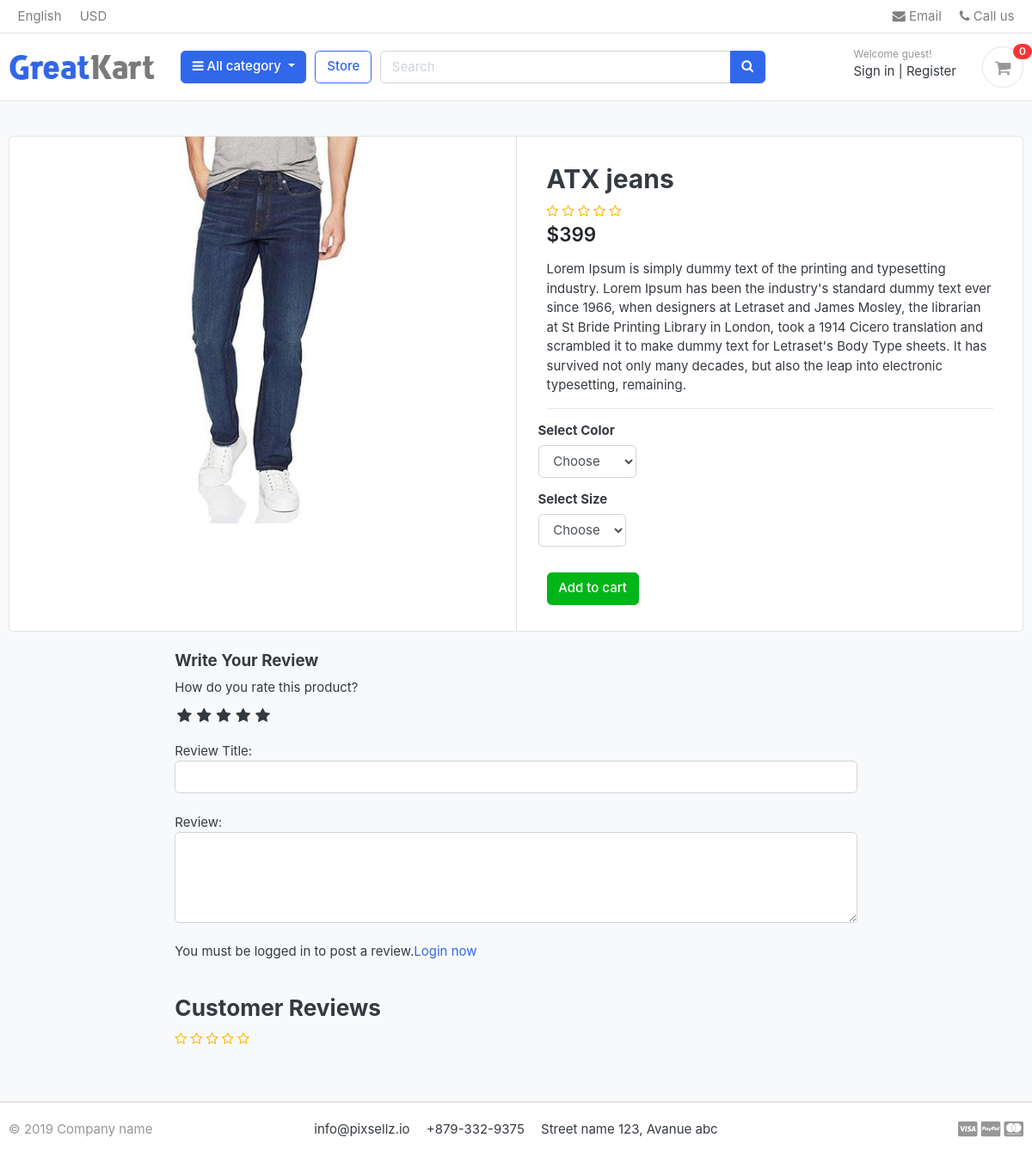
/store/category/jeans/atx-jeans/, run on an earlier commit of the app's database.
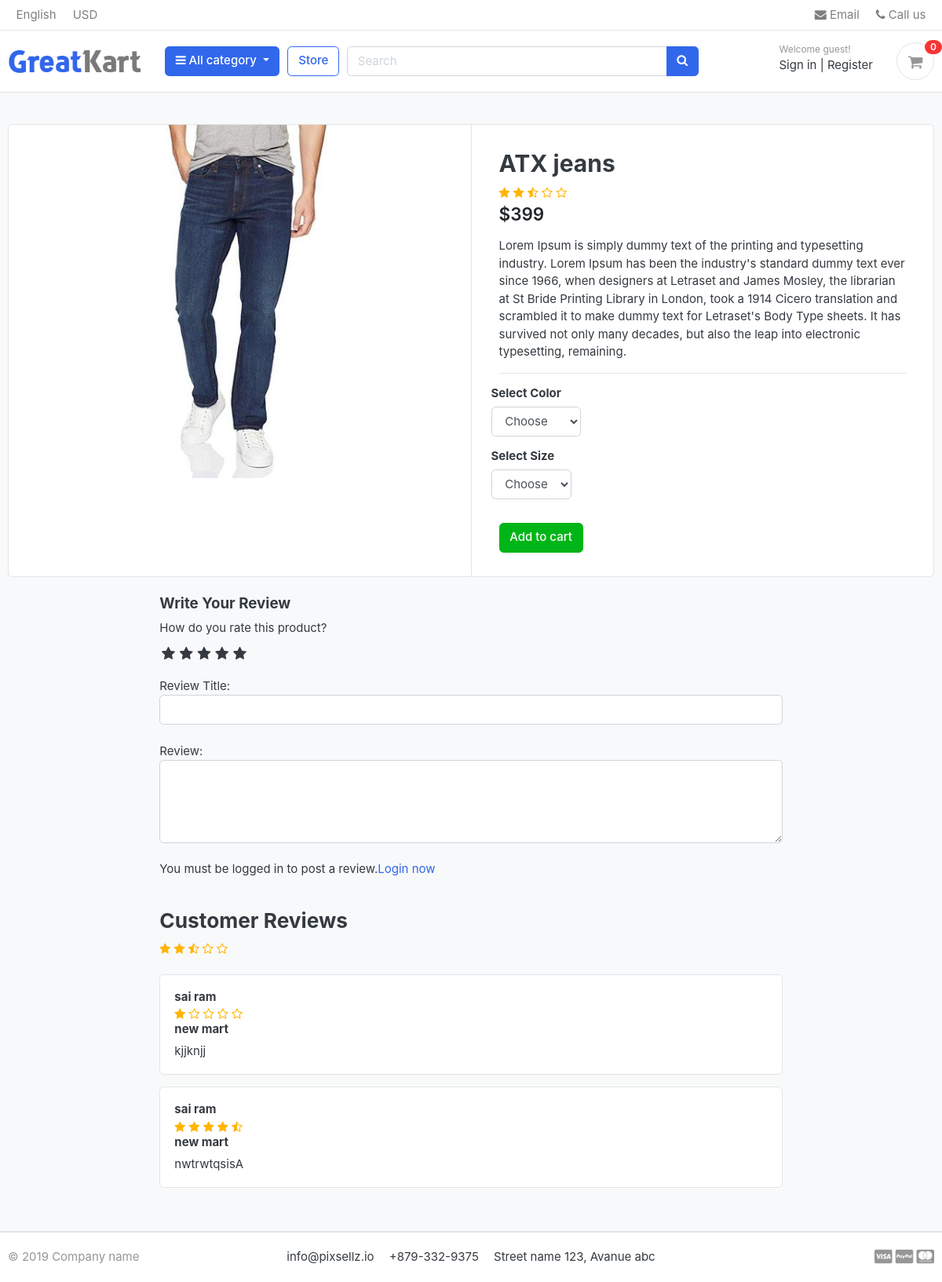
And on a later commit of the database.
### store/models.py (models this page shows, shortened)
class Product(models.Model):
    product_name = models.CharField(max_length=200, unique= True)
    slug = models.SlugField(max_length=230, unique= True)
    description  = models.TextField(max_length=500, blank= True)
    price = models.IntegerField()
    image = models.ImageField(upload_to='photos/categories')
    stock = models.IntegerField()
    is_available = models.BooleanField(default=True)
    category = models.ForeignKey(Category, on_delete=models.CASCADE)
    created_date = models.DateTimeField(auto_now_add=True)
    modified_date = models.DateTimeField(auto_now=True)
    def averageReview(self):
        reviews = ReviewRating.objects.filter(product=self,status =True).aggregate(average=Avg('rating'))
        avg=0
        if reviews['average'] is not None:
            avg = float(reviews['average'])
        return  avg

class ReviewRating(models.Model):
    product = models.ForeignKey(Product, on_delete=models.CASCADE)
    user = models.ForeignKey(Account,on_delete=models.CASCADE)
    subject = models.CharField(max_length=100, blank= True)
    review = models.TextField(max_length=700, blank=True)
    rating= models.FloatField()
    ip = models.CharField(max_length=20,blank=True)
    status = models.BooleanField(default=True)
    created_at = models.DateTimeField(auto_now_add = True)
    updated_at = models.DateTimeField(auto_now = True)

### accounts/models.py (models this page shows, shortened)
class Account(AbstractBaseUser):
    first_name=models.CharField(max_length=50)
    last_name=models.CharField(max_length=50)
    username = models.CharField(max_length=50, unique=True)
    email = models.EmailField(max_length=100, unique=True)
    phone_number = models.CharField(max_length=50)
    date_joined = models.DateTimeField(auto_now_add=True)
    last_login = models.DateTimeField(auto_now_add=True)
    is_admin = models.BooleanField(default=False)
    is_staff = models.BooleanField(default=False)
    is_active = models.BooleanField(default=False)
    is_superadmin = models.BooleanField(default=False)
    USERNAME_FIELD = 'email'
    REQUIRED_FIELDS = ['username','first_name','last_name']
    objects = MyAccountManager()
    def fullname(self):
        return f'{self.first_name} {self.last_name}'

### store/views.py (the view)
# urls.py: path('category/<slug:category_slug>/<slug:product_slug>/',views.product_detail,name="product_detail"),
def product_detail(request,category_slug,product_slug ):
    try:
        single_product = Product.objects.get(category__slug=category_slug,slug=product_slug)
        in_cart = CartItem.objects.filter(cart__cart_id = _cart_id(request),product = single_product).exists()
    except Exception as e:
        raise e
    try:
        if request.user.is_authenticated:
            orderproduct = OrderProduct.objects.filter(user=request.user,product_id= single_product.id).exists()
        else:
            orderproduct=False
    except OrderProduct.DoesNotExist:
         orderproduct:None
    reviews = ReviewRating.objects.filter(product_id=single_product.id,status=True)
    context = {
        "single_product":single_product,
        "in_cart":in_cart,
        'orderproduct':orderproduct,
        'reviews':reviews
    }
    return render(request,'store/product_detail.html',context)

### templates/store/product_detail.html (shortened to what this page needs)
{% extends 'base.html' %}
{% load static %}
{% block content %}
<section class="section-content padding-y bg">
<div class="container">
<div class="card">
	<div class="row no-gutters">
		<aside class="col-md-6">
<article class="gallery-wrap">
	<div class="img-big-wrap">
	   <a href="#"><img src="{{ single_product.image.url }}"></a>
	</div>
</article>
		</aside>
		<main class="col-md-6 border-left">
 <form action="{% url 'add_cart' single_product.id %}" method="POST">
		<article class="content-body">
		<h2 class="title">{{ single_product.product_name }}</h2>
		<div class="rating-star">
		<span>
			<i class="fa fa-star{% if single_product.averageReview < 0.5 %}-o{% elif single_product.averageReview >= 0.5 and single_product.averageReview < 1 %}-half-o{% endif %}"></i>
			<i class="fa fa-star{% if single_product.averageReview < 1.5 %}-o{% elif single_product.averageReview >= 1.5 and single_product.averageReview < 2 %}-half-o{% endif %}"></i>
			<i class="fa fa-star{% if single_product.averageReview < 2.5 %}-o{% elif single_product.averageReview >= 2.5 and single_product.averageReview < 3 %}-half-o{% endif %}"></i>
			<i class="fa fa-star{% if single_product.averageReview < 3.5 %}-o{% elif single_product.averageReview >= 3.5 and single_product.averageReview < 4 %}-half-o{% endif %}"></i>
			<i class="fa fa-star{% if single_product.averageReview < 4.5 %}-o{% elif single_product.averageReview >= 4.5 and single_product.averageReview < 5 %}-half-o{% endif %}"></i>
		</span>
	</div>
		<div class="mb-3">
			<var class="price h4">${{ single_product.price }}</var>
		</div>
		<p>{{ single_product.description }}.</p>
		<hr>
			<div class="row">
				<div class="item-option-select ">
					<h6>Select Color</h6>
					<select name="color" class="form-control" required>
						<option value="" disabled selected>Choose</option>
					</select>
				</div>
			</div>
			<div class="row">
				<div class="item-option-select ">
					<h6>Select Size</h6>
					<select name="size" class="form-control" required>
						<option value="" disabled selected>Choose</option>
					</select>
				</div>
			</div>
			<div class="row mt-3">
				<div class="col-md-12">
					{% if single_product.stock <= 0 %}
						<h5 class="text-danger">Out of Stock</h5>
					{% else %}
						<button type="submit" class="btn btn-success">
							Add to cart
						</button>
					{% endif %}
			</div>
			</div>
</div>
	</div>
</div>
<br>
<div class="row">
			<div class="col-lg-8 mx-auto">
	<form action="{% url 'submit_review' single_product.id %}" method="POST">
		<h5>Write Your Review</h5>
		<div>
			<label>How do you rate this product?</label>
			<br>
			<div class="rate">
				<input type="radio" name="rating" id="rating10" value="5" required /><label for="rating10" title="5"></label>
				<input type="radio" name="rating" id="rating8" value="4" required /><label for="rating8" title="4"></label>
				<input type="radio" name="rating" id="rating6" value="3" required /><label for="rating6" title="3"></label>
				<input type="radio" name="rating" id="rating4" value="2" required /><label for="rating4" title="2"></label>
				<input type="radio" name="rating" id="rating2" value="1" required /><label for="rating2" title="1"></label>
			</div>
			<br>
			Review Title:
			<input type="text" class="form-control" name="subject">
			<br>
			Review:
			<textarea name="review" rows="4" class="form-control" ></textarea>
			<br>
			{% if user.is_authenticated %}
				{% if orderproduct %}
					<input type="submit" value="Submit Review" class="btn btn-primary mb-3">
				{% else  %}
				<p>You must purchase the product to review it.</p>
				{% endif %}
			{% else %}
					<p> You must be logged in to post a review.<span><a href="{% url 'login' %}">Login now</a></span></p>
			{% endif %}
		</div>
	</form>
	<br>
	<header class="section-heading">
	<h3>Customer Reviews </h3>
	<div class="rating-star">
		<span>
			<i class="fa fa-star{% if single_product.averageReview < 0.5 %}-o{% elif single_product.averageReview >= 0.5 and single_product.averageReview < 1 %}-half-o{% endif %}"></i>
			<i class="fa fa-star{% if single_product.averageReview < 1.5 %}-o{% elif single_product.averageReview >= 1.5 and single_product.averageReview < 2 %}-half-o{% endif %}"></i>
			<i class="fa fa-star{% if single_product.averageReview < 2.5 %}-o{% elif single_product.averageReview >= 2.5 and single_product.averageReview < 3 %}-half-o{% endif %}"></i>
			<i class="fa fa-star{% if single_product.averageReview < 3.5 %}-o{% elif single_product.averageReview >= 3.5 and single_product.averageReview < 4 %}-half-o{% endif %}"></i>
			<i class="fa fa-star{% if single_product.averageReview < 4.5 %}-o{% elif single_product.averageReview >= 4.5 and single_product.averageReview < 5 %}-half-o{% endif %}"></i>
		</span>
	</div>
	</header>
	{% for review in reviews %}
	<article class="box mb-3">
		<div class="icontext w-100">
			<div class="text">
				<h6 class="mb-1">{{ review.user.fullname }}</h6>
				<div class="rating-star">
					<span>
						<i class="fa fa-star{% if review.rating == 0.5 %}-half-o{% elif review.rating < 1 %}-o{% endif %}"></i>
						<i class="fa fa-star{% if review.rating == 1.5 %}-half-o{% elif review.rating < 2 %}-o{% endif %}"></i>
						<i class="fa fa-star{% if review.rating == 2.5 %}-half-o{% elif review.rating < 3 %}-o{% endif %}"></i>
						<i class="fa fa-star{% if review.rating == 3.5 %}-half-o{% elif review.rating < 4 %}-o{% endif %}"></i>
						<i class="fa fa-star{% if review.rating == 4.5 %}-half-o{% elif review.rating < 5 %}-o{% endif %}"></i>
					</span>
				</div>
			</div>
		</div>
		<div class=""mt-3>
			<h6>{{ review.subject }}</h6>
			<p>{{ review.review }}</p>
		</div>
	</article>
	{% endfor %}
	</div>
</div>
</section>
</body>
</html>
{% endblock %}

### templates/base.html (shortened to what this page needs)
{% load static %}
<!DOCTYPE HTML>
<html lang="en">
<head>
<link href="{% static 'css/bootstrap.css' %}" rel="stylesheet" type="text/css"/>
<link href="{% static 'fonts/fontawesome/css/all.min.css' %}" type="text/css" rel="stylesheet">
<link href="{% static 'css/ui.css' %}" rel="stylesheet" type="text/css"/>
<link href="{% static 'css/responsive.css' %}" rel="stylesheet" media="only screen and (max-width: 1200px)" />
<link href="{% static 'css/custom.css' %}" rel="stylesheet" type="text/css"/>
<link rel="stylesheet" href="https://cdnjs.cloudflare.com/ajax/libs/font-awesome/4.7.0/css/font-awesome.min.css">
</head>
<body>
{% include 'includes/navbar.html' %}
{% block content %}
{% endblock %}
{% include 'includes/footer.html' %}

### templates/includes/navbar.html (shortened to what this page needs)
{% load static %}
<header class="section-header">
<nav class="navbar p-md-0 navbar-expand-sm navbar-light border-bottom">
<div class="container">
  <div class="collapse navbar-collapse" id="navbarTop4">
    <ul class="navbar-nav mr-auto">
    	<li class="nav-item dropdown">
		 	<a href="#" class="nav-link">   English </a>
		</li>
		<li class="nav-item dropdown">
			<a href="#" class="nav-link"> USD </a>
		</li>
    </ul>
    <ul class="navbar-nav">
		<li><a href="#" class="nav-link"> <i class="fa fa-envelope"></i> Email </a></li>
		<li><a href="#" class="nav-link"> <i class="fa fa-phone"></i> Call us </a></li>
	</ul>
  </div>
</div>
</nav>
<section class="header-main border-bottom">
	<div class="container">
<div class="row align-items-center">
	<div class="col-lg-2 col-md-3 col-6">
		<a href="{% url 'home' %}" class="brand-wrap">
			<img class="logo" src="{% static './images/logo.png' %}">
		</a>
	</div>
	<div class="col-lg col-sm col-md col-6 flex-grow-0">
		<div class="category-wrap dropdown d-inline-block float-right">
			<button type="button" class="btn btn-primary dropdown-toggle" data-toggle="dropdown">
				<i class="fa fa-bars"></i> All category
			</button>
		</div>
	</div>
	<a href="{% url 'store' %}" class="btn btn-outline-primary">Store</a>
	<div class="col-lg  col-md-6 col-sm-12 col">
		<form action="{% url 'search' %}" method="GET" class="search">
			<div class="input-group w-100">
			    <input type="text" class="form-control" style="width:60%;" placeholder="Search" name="keyword">
			    <div class="input-group-append">
			      <button class="btn btn-primary" type="submit">
			        <i class="fa fa-search"></i>
			      </button>
			    </div>
		    </div>
		</form>
	</div>
	<div class="col-lg-3 col-sm-6 col-8 order-2 order-lg-3">
				<div class="d-flex justify-content-end mb-3 mb-lg-0">
				{% if user.id is not None %}
					<div class="widget-header">
							<small class="title text-muted">Welcome {{user.first_name}}</small>
							<div>
								<a href="{% url 'dashboard' %}">Dashboard</a> <span class="dark-transp"> | </span>
								<a href="{% url 'logout' %}">Logout</a>
							</div>
						</div>
				{% else %}
					<div class="widget-header">
						<small class="title text-muted">Welcome guest!</small>
						<div>
							<a href="{% url 'login' %}">Sign in</a> <span class="dark-transp"> | </span>
							<a href="{% url 'register' %}"> Register</a>
						</div>
					</div>
				{% endif %}
					<a href="{% url 'cart' %}" class="widget-header pl-3 ml-3">
						<div class="icon icon-sm rounded-circle border"><i class="fa fa-shopping-cart"></i></div>
						<span class="badge badge-pill badge-danger notify">{{ cart_count }}</span>
					</a>
				</div>
			</div>
</div>
	</div>
</section>
</header>

### templates/includes/footer.html
<footer class="section-footer border-top">
	<div class="container">
		<section class="footer-bottom border-top row">
			<div class="col-md-2">
				<p class="text-muted"> &copy 2019 Company name </p>
			</div>
			<div class="col-md-8 text-md-center">
				<span  class="px-2">info@pixsellz.io</span>
				<span  class="px-2">+879-332-9375</span>
				<span  class="px-2">Street name 123, Avanue abc</span>
			</div>
			<div class="col-md-2 text-md-right text-muted">
				<i class="fab fa-lg fa-cc-visa"></i>
				<i class="fab fa-lg fa-cc-paypal"></i>
				<i class="fab fa-lg fa-cc-mastercard"></i>
			</div>
		</section>
	</div>
</footer>

What changed in the data, as far as the page shows it:
added ReviewRating: user.fullname "sai ram", rating 1 (drawn), subject "new mart", review "kjjknjj"
added ReviewRating: user.fullname "sai ram", rating 4.5 (drawn), subject "new mart", review "nwtrwtqsisA"
